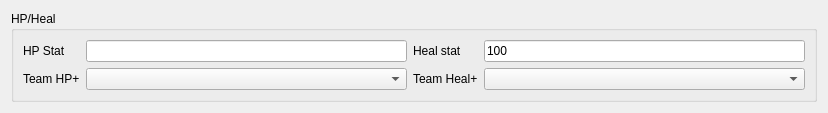
                  <widget class="QWidget" name="scrollAreaWidgetContents_12">
                   <property name="geometry">
                    <rect>
                     <x>0</x>
                     <y>0</y>
                     <width>828</width>
                     <height>113</height>
                    </rect>
                   </property>
                   <layout class="QGridLayout" name="gridLayout_47">
                    <item row="0" column="0">
                     <widget class="QGroupBox" name="groupBox_9">
                      <property name="title">
                       <string>HP/Heal</string>
                      </property>
                      <layout class="QGridLayout" name="gridLayout_45">
                       <item row="0" column="3">
                        <widget class="QLabel" name="label_76">
                         <property name="text">
                          <string>Heal stat</string>
                         </property>
                        </widget>
                       </item>
                       <item row="1" column="3">
                        <widget class="QLabel" name="label_79">
                         <property name="text">
                          <string>Team Heal+</string>
                         </property>
                        </widget>
                       </item>
                       <item row="1" column="1">
                        <widget class="QComboBox" name="comboBox_139"/>
                       </item>
                       <item row="0" column="0">
                        <widget class="QLabel" name="label_75">
                         <property name="text">
                          <string>HP Stat</string>
                         </property>
                        </widget>
                       </item>
                       <item row="1" column="0">
                        <widget class="QLabel" name="label_78">
                         <property name="text">
                          <string>Team HP+</string>
                         </property>
                        </widget>
                       </item>
                       <item row="1" column="4">
                        <widget class="QComboBox" name="comboBox_140"/>
                       </item>
                       <item row="0" column="4">
                        <widget class="QLineEdit" name="lineEdit_2">
                         <property name="text">
                          <string>100</string>
                         </property>
                        </widget>
                       </item>
                       <item row="0" column="1">
                        <widget class="QLineEdit" name="lineEdit"/>
                       </item>
                      </layout>
                     </widget>
                    </item>
                   </layout>
                  </widget>
